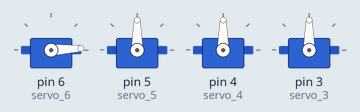
Recording of a sketch running on a simulated Arduino Uno, built with avr-gcc and run on an emulated ATmega328P. On the bench: 4 × servo.

Above: at 0.05 s.
At 0.75 s:
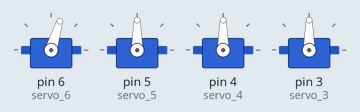
At 1.7 s:
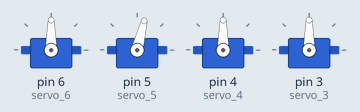
At 3.65 s:
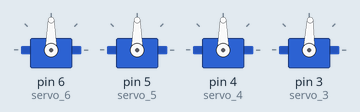
At 5.45 s:
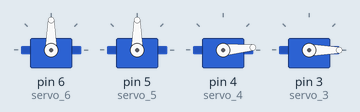
At 7.3 s:
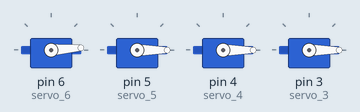
Timing chart, 0 to 9.5 s (numbered marks = the images above):
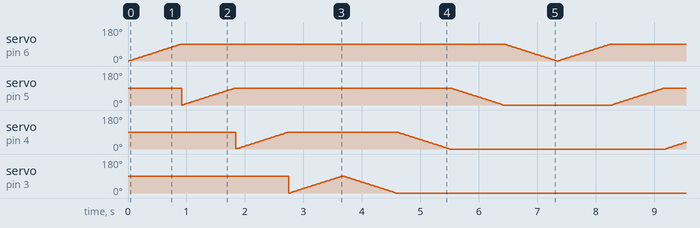

The sketch:

4_servo1.ino
```cpp
#include <Servo.h>

Servo servo_6;
Servo servo_5;
Servo servo_4;
Servo servo_3;

void setup() {
  servo_6.attach(6, 500, 2500);
  servo_5.attach(5, 500, 2500);
  servo_4.attach(4, 500, 2500);
  servo_3.attach(3, 500, 2500);
}

void loop() {
  for (int pos = 0; pos <= 90; pos++) {
    servo_6.write(pos);
    delay(10);
  }

  for (int pos = 0; pos <= 90; pos++) {
    servo_5.write(pos);
    delay(10);
  }

  for (int pos = 0; pos <= 90; pos++) {
    servo_4.write(pos);
    delay(10);
  }

  for (int pos = 0; pos <= 90; pos++) {
    servo_3.write(pos);
    delay(10);
  }

  delay(1);


  for (int pos = 90; pos >= 0; pos--) {
    servo_3.write(pos);
    delay(10);
  }

  for (int pos = 90; pos >= 0; pos--) {
    servo_4.write(pos);
    delay(10);
  }

  for (int pos = 90; pos >= 0; pos--) {
    servo_5.write(pos);
    delay(10);
  }

  for (int pos = 90; pos >= 0; pos--) {
    servo_6.write(pos);
    delay(10);
  }

  delay(1);
}
```
